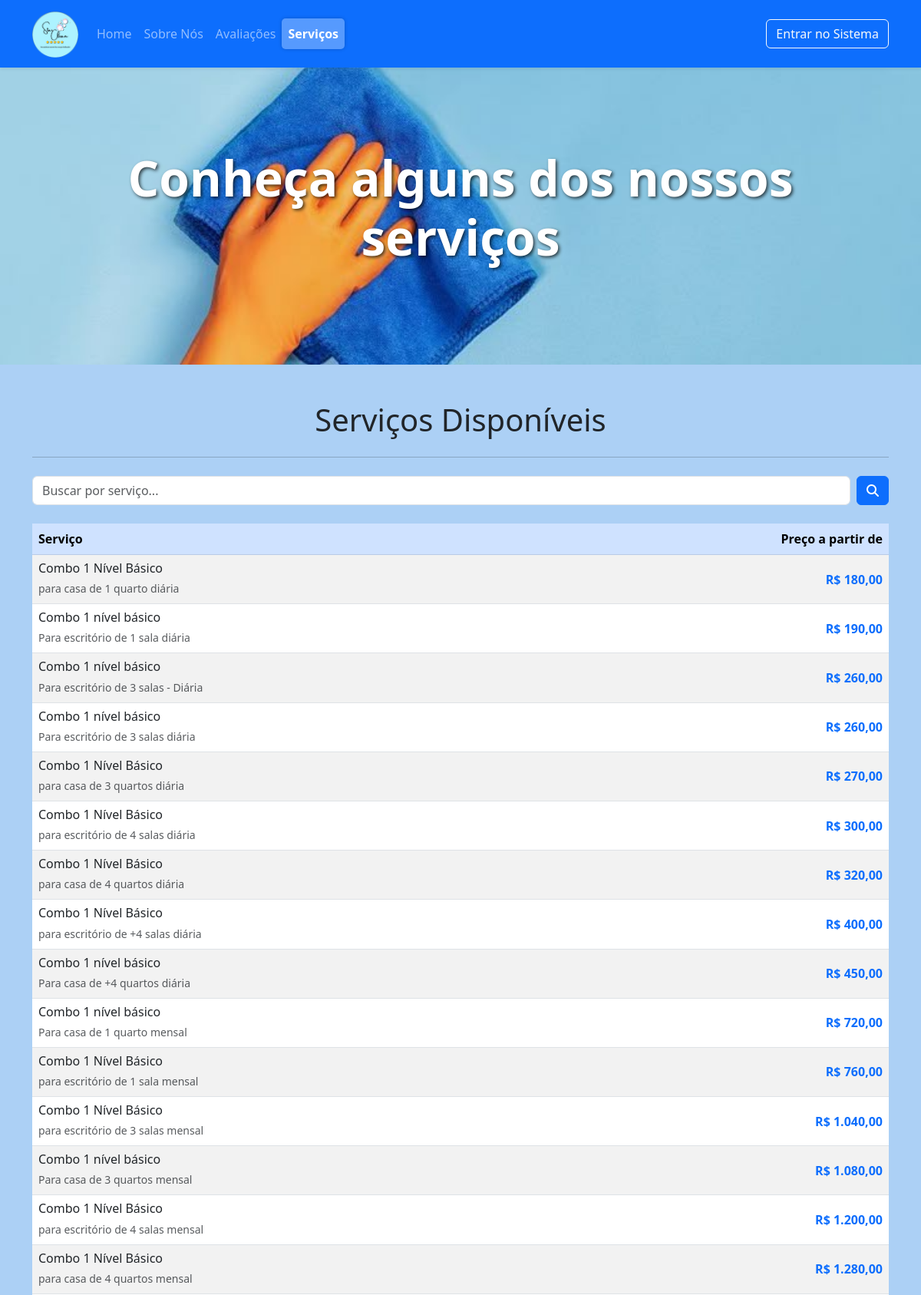
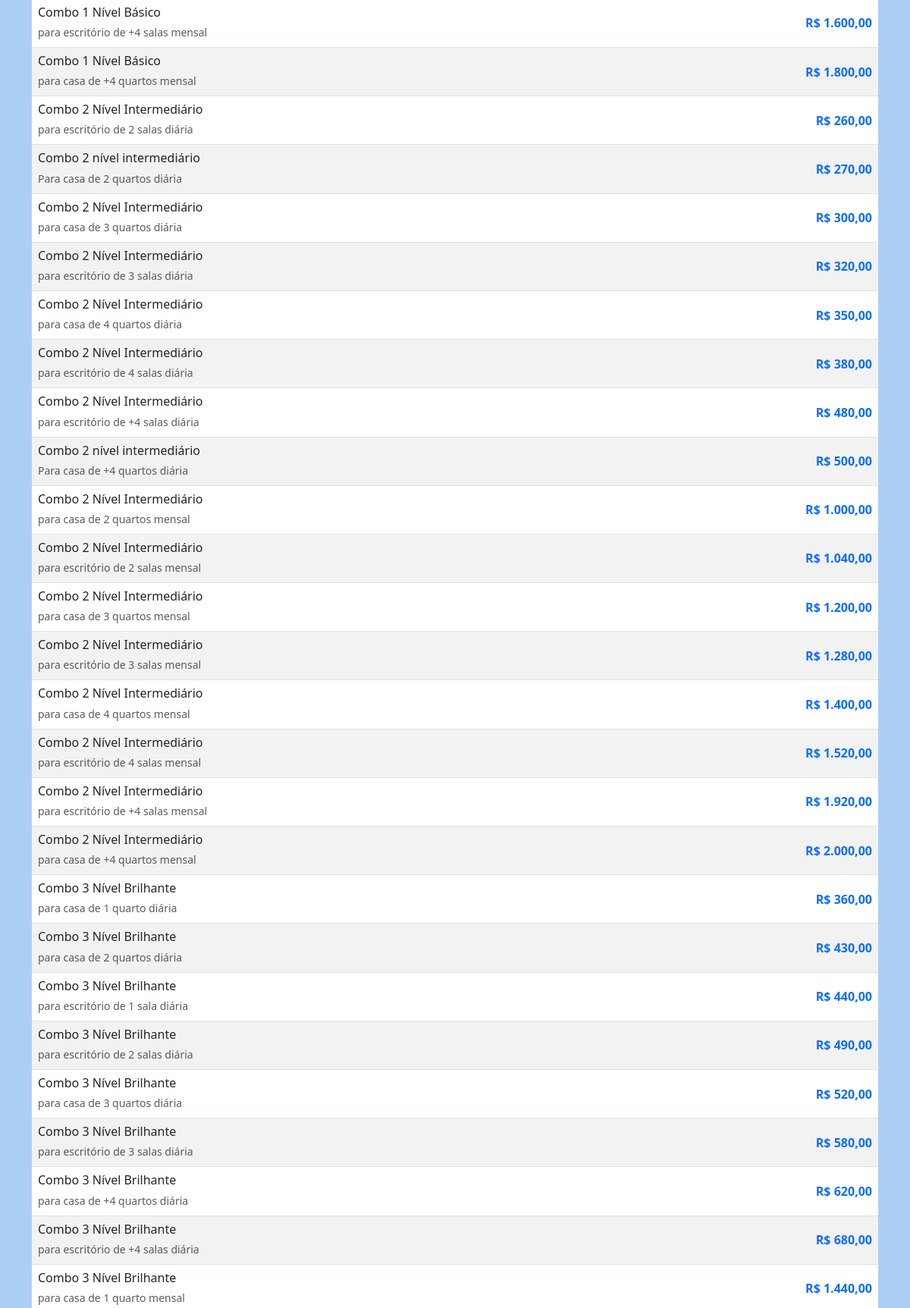
Screenshot of /pages/servicos.php (upper part) with the database file from the repository (2 pictures, top to bottom).
### tables this page shows
CREATE TABLE `servico` (
  `id` int(11) NOT NULL,
  `titulo` varchar(100) NOT NULL,
  `descricao` text NOT NULL,
  `preco` double NOT NULL,
  `duracao_estimada` time DEFAULT NULL,
  `prestador_id` int(11) NOT NULL,
  `oculto` tinyint(1) NOT NULL DEFAULT 0 COMMENT '0 = visível, 1 = oculto'
);

### pages/servicos.php (the view, shortened to what this page needs)
<?php
include '../includes/header.php';
include '../includes/navbar.php';
$servicos = [];
$termo_busca = $_GET['q'] ?? '';
try {
    $pdo = obterConexaoPDO();
    $sql = "SELECT s.titulo, s.descricao, s.preco FROM Servico s WHERE s.oculto = 0";
    $params = [];
    $sql .= " ORDER BY
                CASE
                    WHEN s.titulo LIKE '%básico%' OR s.descricao LIKE '%básico%' THEN 1
                    WHEN s.titulo LIKE '%intermediário%' OR s.descricao LIKE '%intermediário%' THEN 2
                    WHEN s.titulo LIKE '%brilhante%' OR s.descricao LIKE '%brilhante%' THEN 3
                    ELSE 4
                END, s.preco ASC";
    $stmt = $pdo->prepare($sql);
    $stmt->execute($params);
    $servicos = $stmt->fetchAll(PDO::FETCH_ASSOC);
} catch (PDOException $e) {
    $mensagem_erro = "Erro ao carregar os serviços. Tente novamente mais tarde.";
    error_log("Erro na página de serviços: " . $e->getMessage());
}
?>
<header class="hero-section"
    style="background: url(../img/cleaning.jpeg) center/cover no-repeat; height: 400px; display: flex; align-items: center; color: white; text-shadow: 2px 2px 4px rgba(0,0,0,0.7);">
    <div class="container">
        <h1 class="display-3 fw-bold text-center color-white">Conheça alguns dos nossos serviços</h1>
    </div>
</header>
<main>
    <div class="container mt-5">
        <h1 class="mb-4 text-center">Serviços Disponíveis</h1>
        <hr class="my-4">
        <div class="mb-4">
            <form action="servicos.php" method="GET" class="d-flex">
                <input class="form-control me-2" type="search" name="q" placeholder="Buscar por serviço..." value="<?= htmlspecialchars($termo_busca) ?>">
                <button class="btn btn-primary" type="submit"><i class="fas fa-search"></i></button>
            </form>
        </div>
        <div class="table-responsive">
            <table class="table table-striped table-hover align-middle">
                <thead class="table-primary">
                    <tr>
                        <th scope="col" style="width: 80%;">Serviço</th>
                        <th scope="col" style="width: 20%;" class="text-end">Preço a partir de</th>
                    </tr>
                </thead>
                <tbody>
                    <?php if (empty($servicos)): ?>
                        <tr>
                            <td colspan="2" class="text-center">Nenhum serviço disponível no momento.</td>
                        </tr>
                    <?php else: ?>
                        <?php foreach ($servicos as $servico): ?>
                            <tr>
                                <td>
                                    <h6 class="mb-1"><?= htmlspecialchars($servico['titulo']) ?></h6>
                                    <small class="text-muted"><?= htmlspecialchars($servico['descricao']) ?></small>
                                </td>
                                <td class="text-end text-primary fw-bold">
                                    R$ <?= number_format($servico['preco'], 2, ',', '.') ?>
                                </td>
                            </tr>
                        <?php endforeach; ?>
                    <?php endif; ?>
                </tbody>
            </table>
        </div>
    </div>
</main>
<?php include '../includes/footer.php'; ?>

### includes/star_clean.css (style rules this page uses)
body { padding-top: 75px; }
.hero-section { background: linear-gradient(rgba(0, 0, 0, 0.5), rgba(0, 0, 0, 0.5)), url(../img/Logo_slider.jpg) center; background-size: cover; color: white; padding: 80px 0; text-align: end; }

### rows the page displays
servico: titulo "Combo 1 Nível Básico", descricao "para casa de 1 quarto diária", preco "180,00"
servico: titulo "Combo 1 nível básico", descricao "Para escritório de 1 sala diária", preco "190,00"
servico: titulo "Combo 1 nível básico", descricao "Para escritório de 3 salas - Diária", preco "260,00"
servico: titulo "Combo 1 nível básico", descricao "Para escritório de 3 salas diária", preco "260,00"
servico: titulo "Combo 1 Nível Básico", descricao "para casa de 3 quartos diária", preco "270,00"
servico: titulo "Combo 1 Nível Básico", descricao "para escritório de 4 salas diária", preco "300,00"
servico: titulo "Combo 1 Nível Básico", descricao "para casa de 4 quartos diária", preco "320,00"
servico: titulo "Combo 1 Nível Básico", descricao "para escritório de +4 salas diária", preco "400,00"
servico: titulo "Combo 1 nível básico", descricao "Para casa de +4 quartos diária", preco "450,00"
servico: titulo "Combo 1 nível básico", descricao "Para casa de 1 quarto mensal", preco "720,00"
servico: titulo "Combo 1 Nível Básico", descricao "para escritório de 1 sala mensal", preco "760,00"
servico: titulo "Combo 1 Nível Básico", descricao "para escritório de 3 salas mensal", preco "1.040,00"
servico: titulo "Combo 1 nível básico", descricao "Para casa de 3 quartos mensal", preco "1.080,00"
servico: titulo "Combo 1 Nível Básico", descricao "para escritório de 4 salas mensal", preco "1.200,00"
servico: titulo "Combo 1 Nível Básico", descricao "para casa de 4 quartos mensal", preco "1.280,00"
servico: titulo "Combo 1 Nível Básico", descricao "para escritório de +4 salas mensal", preco "1.600,00"
servico: titulo "Combo 1 Nível Básico", descricao "para casa de +4 quartos mensal", preco "1.800,00"
servico: titulo "Combo 2 Nível Intermediário", descricao "para escritório de 2 salas diária", preco "260,00"
servico: titulo "Combo 2 nível intermediário", descricao "Para casa de 2 quartos diária", preco "270,00"
servico: titulo "Combo 2 Nível Intermediário", descricao "para casa de 3 quartos diária", preco "300,00"
servico: titulo "Combo 2 Nível Intermediário", descricao "para escritório de 3 salas diária", preco "320,00"
servico: titulo "Combo 2 Nível Intermediário", descricao "para casa de 4 quartos diária", preco "350,00"
servico: titulo "Combo 2 Nível Intermediário", descricao "para escritório de 4 salas diária", preco "380,00"
servico: titulo "Combo 2 Nível Intermediário", descricao "para escritório de +4 salas diária", preco "480,00"
servico: titulo "Combo 2 nível intermediário", descricao "Para casa de +4 quartos diária", preco "500,00"
servico: titulo "Combo 2 Nível Intermediário", descricao "para casa de 2 quartos mensal", preco "1.000,00"
servico: titulo "Combo 2 Nível Intermediário", descricao "para escritório de 2 salas mensal", preco "1.040,00"
servico: titulo "Combo 2 Nível Intermediário", descricao "para casa de 3 quartos mensal", preco "1.200,00"
servico: titulo "Combo 2 Nível Intermediário", descricao "para escritório de 3 salas mensal", preco "1.280,00"
servico: titulo "Combo 2 Nível Intermediário", descricao "para casa de 4 quartos mensal", preco "1.400,00"
servico: titulo "Combo 2 Nível Intermediário", descricao "para escritório de 4 salas mensal", preco "1.520,00"
servico: titulo "Combo 2 Nível Intermediário", descricao "para escritório de +4 salas mensal", preco "1.920,00"
servico: titulo "Combo 2 Nível Intermediário", descricao "para casa de +4 quartos mensal", preco "2.000,00"
servico: titulo "Combo 3 Nível Brilhante", descricao "para casa de 1 quarto diária", preco "360,00"
servico: titulo "Combo 3 Nível Brilhante", descricao "para casa de 2 quartos diária", preco "430,00"
servico: titulo "Combo 3 Nível Brilhante", descricao "para escritório de 1 sala diária", preco "440,00"
servico: titulo "Combo 3 Nível Brilhante", descricao "para escritório de 2 salas diária", preco "490,00"
servico: titulo "Combo 3 Nível Brilhante", descricao "para casa de 3 quartos diária", preco "520,00"
servico: titulo "Combo 3 Nível Brilhante", descricao "para escritório de 3 salas diária", preco "580,00"
servico: titulo "Combo 3 Nível Brilhante", descricao "para casa de +4 quartos diária", preco "620,00"
servico: titulo "Combo 3 Nível Brilhante", descricao "para escritório de +4 salas diária", preco "680,00"
servico: titulo "Combo 3 Nível Brilhante", descricao "para casa de 1 quarto mensal", preco "1.440,00"
